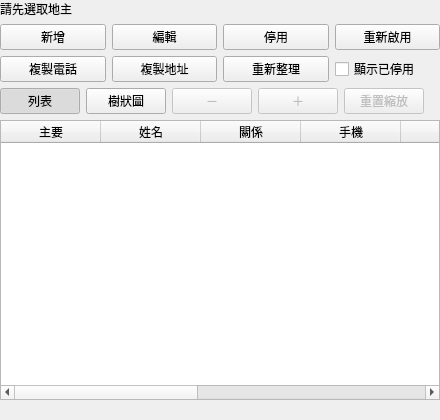
<?xml version="1.0" encoding="UTF-8"?>
<ui version="4.0">
 <class>ownerContactsContent</class>
 <widget class="QWidget" name="ownerContactsContent">
  <property name="geometry">
   <rect>
    <x>0</x>
    <y>0</y>
    <width>440</width>
    <height>420</height>
   </rect>
  </property>
  <layout class="QVBoxLayout" name="ownerContactsLayout" stretch="0,0,0,1,0">
   <property name="spacing">
    <number>6</number>
   </property>
   <property name="leftMargin">
    <number>0</number>
   </property>
   <property name="topMargin">
    <number>0</number>
   </property>
   <property name="rightMargin">
    <number>0</number>
   </property>
   <property name="bottomMargin">
    <number>0</number>
   </property>
   <item>
    <widget class="QLabel" name="ownerContactsOwnerLabel">
     <property name="text">
      <string>請先選取地主</string>
     </property>
    </widget>
   </item>
   <item>
    <layout class="QGridLayout" name="ownerContactsToolbar" columnstretch="1,1,1,1">
     <property name="horizontalSpacing">
      <number>6</number>
     </property>
     <property name="verticalSpacing">
      <number>6</number>
     </property>
     <property name="leftMargin">
      <number>0</number>
     </property>
     <property name="topMargin">
      <number>0</number>
     </property>
     <property name="rightMargin">
      <number>0</number>
     </property>
     <property name="bottomMargin">
      <number>0</number>
     </property>
     <item row="0" column="0">
      <widget class="PushButton" name="addButton">
       <property name="text">
        <string>新增</string>
       </property>
       <property name="sizePolicy">
        <sizepolicy hsizetype="Expanding" vsizetype="Fixed">
         <horstretch>0</horstretch>
         <verstretch>0</verstretch>
        </sizepolicy>
       </property>
      </widget>
     </item>
     <item row="0" column="1">
      <widget class="PushButton" name="editButton">
       <property name="text">
        <string>編輯</string>
       </property>
       <property name="sizePolicy">
        <sizepolicy hsizetype="Expanding" vsizetype="Fixed">
         <horstretch>0</horstretch>
         <verstretch>0</verstretch>
        </sizepolicy>
       </property>
      </widget>
     </item>
     <item row="0" column="2">
      <widget class="PushButton" name="deactivateButton">
       <property name="text">
        <string>停用</string>
       </property>
       <property name="sizePolicy">
        <sizepolicy hsizetype="Expanding" vsizetype="Fixed">
         <horstretch>0</horstretch>
         <verstretch>0</verstretch>
        </sizepolicy>
       </property>
      </widget>
     </item>
     <item row="0" column="3">
      <widget class="PushButton" name="reactivateButton">
       <property name="text">
        <string>重新啟用</string>
       </property>
       <property name="sizePolicy">
        <sizepolicy hsizetype="Expanding" vsizetype="Fixed">
         <horstretch>0</horstretch>
         <verstretch>0</verstretch>
        </sizepolicy>
       </property>
      </widget>
     </item>
     <item row="1" column="0">
      <widget class="PushButton" name="copyPhoneButton">
       <property name="text">
        <string>複製電話</string>
       </property>
       <property name="sizePolicy">
        <sizepolicy hsizetype="Expanding" vsizetype="Fixed">
         <horstretch>0</horstretch>
         <verstretch>0</verstretch>
        </sizepolicy>
       </property>
      </widget>
     </item>
     <item row="1" column="1">
      <widget class="PushButton" name="copyAddressButton">
       <property name="text">
        <string>複製地址</string>
       </property>
       <property name="sizePolicy">
        <sizepolicy hsizetype="Expanding" vsizetype="Fixed">
         <horstretch>0</horstretch>
         <verstretch>0</verstretch>
        </sizepolicy>
       </property>
      </widget>
     </item>
     <item row="1" column="2">
      <widget class="PushButton" name="refreshButton">
       <property name="text">
        <string>重新整理</string>
       </property>
       <property name="sizePolicy">
        <sizepolicy hsizetype="Expanding" vsizetype="Fixed">
         <horstretch>0</horstretch>
         <verstretch>0</verstretch>
        </sizepolicy>
       </property>
      </widget>
     </item>
     <item row="1" column="3">
      <widget class="CheckBox" name="showInactiveCheckBox">
       <property name="sizePolicy">
        <sizepolicy hsizetype="Minimum" vsizetype="Fixed">
         <horstretch>0</horstretch>
         <verstretch>0</verstretch>
        </sizepolicy>
       </property>
       <property name="text">
        <string>顯示已停用</string>
       </property>
      </widget>
     </item>
    </layout>
   </item>
   <item>
    <layout class="QHBoxLayout" name="viewToggleRow" stretch="0,0,0,0,0,1">
     <property name="spacing">
      <number>6</number>
     </property>
     <property name="leftMargin">
      <number>0</number>
     </property>
     <property name="topMargin">
      <number>0</number>
     </property>
     <property name="rightMargin">
      <number>0</number>
     </property>
     <property name="bottomMargin">
      <number>0</number>
     </property>
     <item>
      <widget class="ToggleButton" name="listViewButton">
       <property name="text">
        <string>列表</string>
       </property>
       <property name="sizePolicy">
        <sizepolicy hsizetype="Fixed" vsizetype="Fixed">
         <horstretch>0</horstretch>
         <verstretch>0</verstretch>
        </sizepolicy>
       </property>
       <property name="checkable">
        <bool>true</bool>
       </property>
       <property name="checked">
        <bool>true</bool>
       </property>
      </widget>
     </item>
     <item>
      <widget class="ToggleButton" name="treeViewButton">
       <property name="text">
        <string>樹狀圖</string>
       </property>
       <property name="sizePolicy">
        <sizepolicy hsizetype="Fixed" vsizetype="Fixed">
         <horstretch>0</horstretch>
         <verstretch>0</verstretch>
        </sizepolicy>
       </property>
       <property name="checkable">
        <bool>true</bool>
       </property>
      </widget>
     </item>
     <item>
      <widget class="PushButton" name="treeZoomOutButton">
       <property name="text">
        <string>－</string>
       </property>
       <property name="sizePolicy">
        <sizepolicy hsizetype="Fixed" vsizetype="Fixed">
         <horstretch>0</horstretch>
         <verstretch>0</verstretch>
        </sizepolicy>
       </property>
       <property name="enabled">
        <bool>false</bool>
       </property>
      </widget>
     </item>
     <item>
      <widget class="PushButton" name="treeZoomInButton">
       <property name="text">
        <string>＋</string>
       </property>
       <property name="sizePolicy">
        <sizepolicy hsizetype="Fixed" vsizetype="Fixed">
         <horstretch>0</horstretch>
         <verstretch>0</verstretch>
        </sizepolicy>
       </property>
       <property name="enabled">
        <bool>false</bool>
       </property>
      </widget>
     </item>
     <item>
      <widget class="PushButton" name="treeZoomResetButton">
       <property name="text">
        <string>重置縮放</string>
       </property>
       <property name="sizePolicy">
        <sizepolicy hsizetype="Fixed" vsizetype="Fixed">
         <horstretch>0</horstretch>
         <verstretch>0</verstretch>
        </sizepolicy>
       </property>
       <property name="enabled">
        <bool>false</bool>
       </property>
      </widget>
     </item>
     <item>
      <spacer name="viewToggleSpacer">
       <property name="orientation">
        <enum>Qt::Horizontal</enum>
       </property>
       <property name="sizeHint" stdset="0">
        <size>
         <width>0</width>
         <height>0</height>
        </size>
       </property>
      </spacer>
     </item>
    </layout>
   </item>
   <item>
    <widget class="QStackedWidget" name="viewStack">
     <widget class="TableWidget" name="ownerContactsTable">
      <property name="editTriggers">
       <set>QAbstractItemView::NoEditTriggers</set>
      </property>
      <property name="selectionMode">
       <enum>QAbstractItemView::SingleSelection</enum>
      </property>
      <property name="selectionBehavior">
       <enum>QAbstractItemView::SelectRows</enum>
      </property>
      <attribute name="horizontalHeaderStretchLastSection">
       <bool>true</bool>
      </attribute>
      <attribute name="verticalHeaderVisible">
       <bool>false</bool>
      </attribute>
      <column>
       <property name="text">
        <string>主要</string>
       </property>
      </column>
      <column>
       <property name="text">
        <string>姓名</string>
       </property>
      </column>
      <column>
       <property name="text">
        <string>關係</string>
       </property>
      </column>
      <column>
       <property name="text">
        <string>手機</string>
       </property>
      </column>
      <column>
       <property name="text">
        <string>市話</string>
       </property>
      </column>
      <column>
       <property name="text">
        <string>戶籍地址</string>
       </property>
      </column>
      <column>
       <property name="text">
        <string>聯絡地址</string>
       </property>
      </column>
      <column>
       <property name="text">
        <string>身分補充</string>
       </property>
      </column>
      <column>
       <property name="text">
        <string>狀態</string>
       </property>
      </column>
     </widget>
    </widget>
   </item>
   <item>
    <widget class="QLabel" name="ownerContactsStatusLabel">
     <property name="text">
      <string />
     </property>
     <property name="wordWrap">
      <bool>true</bool>
     </property>
    </widget>
   </item>
  </layout>
 </widget>
 <customwidgets>
 <customwidget>
  <class>CheckBox</class>
  <extends>QCheckBox</extends>
  <header>qfluentwidgets</header>
 </customwidget>
 <customwidget>
  <class>PushButton</class>
  <extends>QPushButton</extends>
  <header>qfluentwidgets</header>
 </customwidget>
 <customwidget>
  <class>TableWidget</class>
  <extends>QTableWidget</extends>
  <header>qfluentwidgets</header>
 </customwidget>
 <customwidget>
  <class>ToggleButton</class>
  <extends>QPushButton</extends>
  <header>qfluentwidgets</header>
 </customwidget>
 </customwidgets>
 <resources />
 <connections />
</ui>
